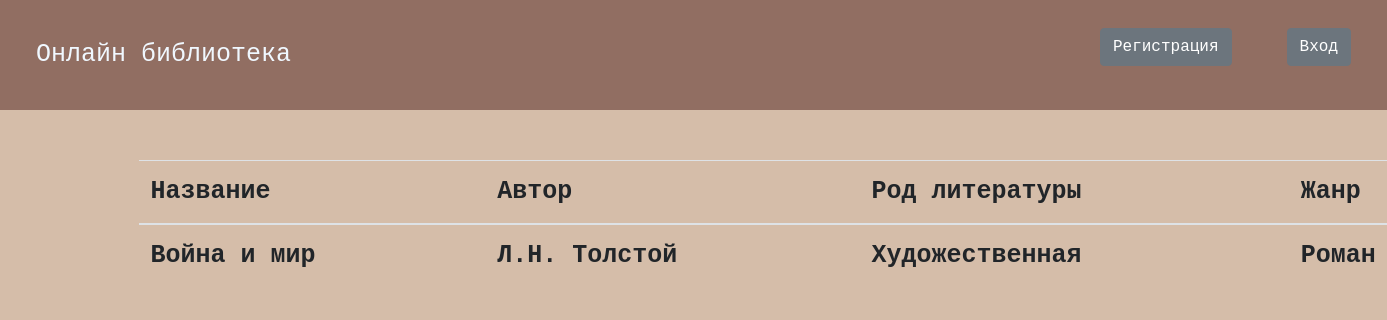
/, run on an earlier commit of the app's database.
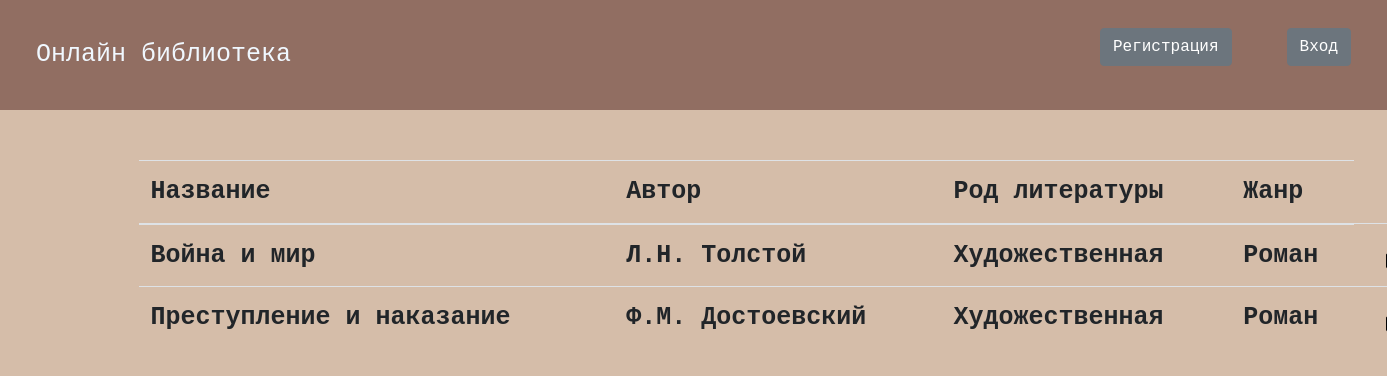
And on a later commit of the database.
### data/books.py (models this page shows, shortened)
class Book(SqlAlchemyBase, SerializerMixin):
    __tablename__ = 'books'
    id = sqlalchemy.Column(sqlalchemy.Integer, primary_key=True, autoincrement=True)
    title = sqlalchemy.Column(sqlalchemy.String)
    author = sqlalchemy.Column(sqlalchemy.String)
    type_of_fiction_id = sqlalchemy.Column(sqlalchemy.Integer, sqlalchemy.ForeignKey("literature_types.id"))
    genre_id = sqlalchemy.Column(sqlalchemy.Integer, sqlalchemy.ForeignKey("genres.id"))
    publish_year = sqlalchemy.Column(sqlalchemy.Integer, nullable=True)
    path_to_file = sqlalchemy.Column(sqlalchemy.String, nullable=True)
    genre = orm.relationship("Genres")
    type_of_fiction = orm.relationship("LiteratureTypes")

### data/literature_types.py (models this page shows)
class LiteratureTypes(SqlAlchemyBase, SerializerMixin):
    __tablename__ = 'literature_types'
    id = sqlalchemy.Column(sqlalchemy.Integer, primary_key=True, autoincrement=True)
    name = sqlalchemy.Column(sqlalchemy.String)
    def __repr__(self):
        return self.name

### data/genres.py (models this page shows)
class Genres(SqlAlchemyBase, SerializerMixin):
    __tablename__ = 'genres'
    id = sqlalchemy.Column(sqlalchemy.Integer, primary_key=True, autoincrement=True)
    name = sqlalchemy.Column(sqlalchemy.String)
    def __repr__(self):
        return self.name

### server.py (the view)
@app.route("/")
def index():
    sess = db_session.create_session()
    books = sess.query(Book).all()
    return flask.render_template("index.html", books=books, title="Онлайн библиотека")

### data/db_session.py (called while the page is built)
def create_session() -> Session:
    global __factory
    return __factory()

### templates/index.html (shortened to what this page needs)
{% extends "base.html" %}
{% block content %}
    <div class="books">
        <table class="table">
          <thead>
            <tr>
              <th>Название</th>
              <th>Автор</th>
              <th>Род литературы</th>
              <th>Жанр</th>
            </tr>
          </thead>
          <tbody>
            {% for book in books %}
              <tr>
                <th>{{book.title}} </th>
                <th>{{ book.author }}</th>
                {% if not book.type_of_fiction %}
                <th>Не указан</th>
                {% else %}
                 <th>{{ book.type_of_fiction }}</th>
                {% endif %}
                {% if not book.genre %}
                <th>Не указан</th>
                {% else %}
                <th>{{ book.genre }}</th>
                {% endif %}
                 {% if not book.path_to_file %}
                  <th  style="display: none;"><a href="/download/{{ book.id }}"><img src="static/img/download.png"></a></th>
                 {% else %}
                   <th><a href="/download/{{ book.id }}"><img src="static/img/download.png"></a></th>
                 {% endif %}
                </tr>
            {% endfor %}
          </tbody>
        </table>
    </div>
{% endblock %}

What changed in the data, as far as the page shows it:
added Book: title "Преступление и наказание", author "Ф.М. Достоевский", type_of_fiction "Художественная", genre "Роман"
